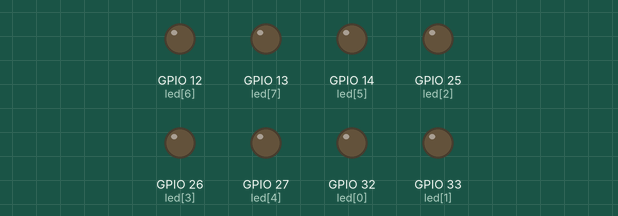
Simulated run of this sketch. Board: ESP32. On the bench: output pins drawn as LEDs (lit = HIGH).

Above: at 0.1 s.
At 0.4 s:
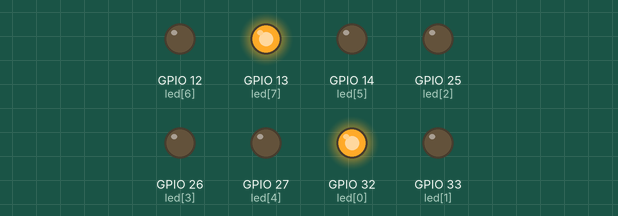
At 0.8 s:
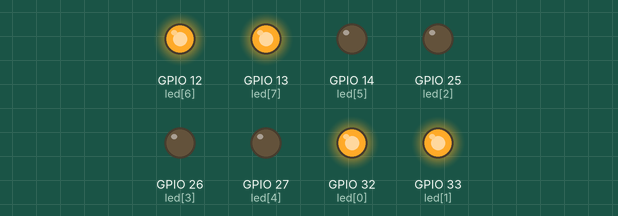
At 1.2 s:
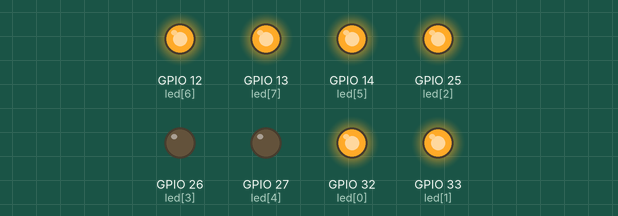
At 2.7 s:
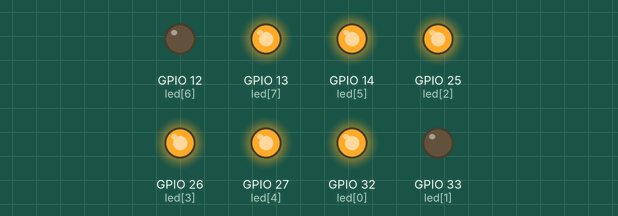
At 4.0 s:
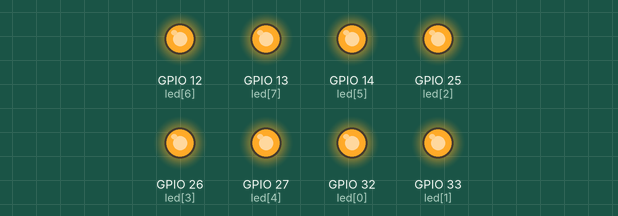
Timing chart, 0 to 5.5 s (numbered marks = the images above):
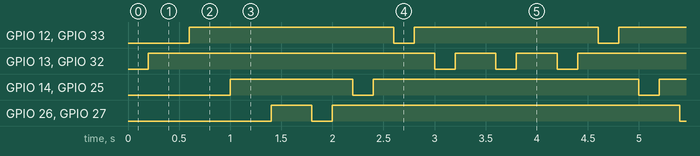

The sketch:

sketch_apr11a.ino
```cpp
#define ON LOW
#define OFF HIGH
#define TIME 200

uint8_t led[] = {32,33,25,26,27,14,12,13};
uint8_t led_left[] = {32,33,25,26};
uint8_t led_right[] = {27,14,12,13};

void setup() {
  Serial.begin(115200);
  for (uint8_t i = 0;i<8;i++){
    pinMode(led[i], OUTPUT);
  }


}

void loop() {
  move_in();
  delay(TIME);
  move_out();
  delay(TIME);
  bb();
  delay(TIME);
}

void move_out(){
  for (int i = 3;i>=0;i--){
    digitalWrite(led_left[i], ON);
    digitalWrite(led_right[3-i], ON);
    delay(TIME);
    digitalWrite(led_left[i], OFF);
    digitalWrite(led_right[3-i], OFF);
    delay(TIME);
  }
}
void move_in(){
  for (int i = 0;i<4;i++){
    digitalWrite(led_left[i], ON);
    digitalWrite(led_right[3-i], ON);
    delay(TIME);
    digitalWrite(led_left[i], OFF);
    digitalWrite(led_right[3-i], OFF);
    delay(TIME);
  }
}

void bb(){
    digitalWrite(led_left[0], ON);
    digitalWrite(led_right[3], ON);
    delay(TIME);
    digitalWrite(led_left[0], OFF);
    digitalWrite(led_right[3], OFF);
    delay(TIME);
}
```

Measured:
- by itself, GPIO 12 (led[6]), GPIO 33 (led[1]): alternates HIGH for 1.9 s and LOW for 0.20 s
- by itself, GPIO 13 (led[7]), GPIO 32 (led[0]): repeats every 4.2 s: 2 × (LOW 0.20 s, HIGH 0.40 s), LOW 0.20 s, HIGH 2.8 s
- by itself, GPIO 14 (led[5]), GPIO 25 (led[2]): repeats every 4.2 s: LOW 0.20 s, HIGH 2.6 s, LOW 0.20 s, HIGH 1.2 s
- by itself, GPIO 26 (led[3]), GPIO 27 (led[4]): repeats every 4.2 s: LOW 0.20 s, HIGH 3.4 s, LOW 0.20 s, HIGH 0.40 s
